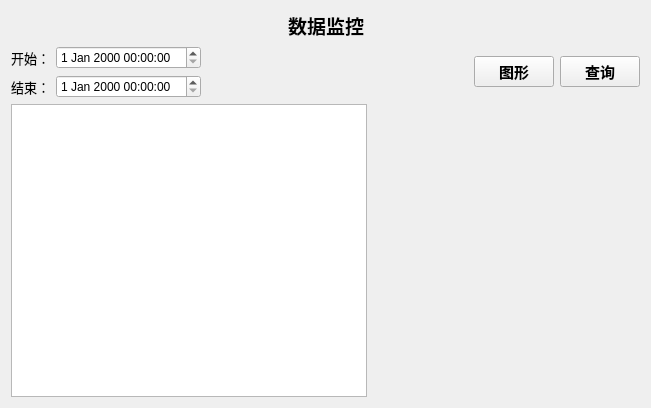
<?xml version="1.0" encoding="UTF-8"?>
<ui version="4.0">
 <class>adminDataMessage</class>
 <widget class="QWidget" name="adminDataMessage">
  <property name="geometry">
   <rect>
    <x>0</x>
    <y>0</y>
    <width>651</width>
    <height>408</height>
   </rect>
  </property>
  <property name="windowTitle">
   <string>Form</string>
  </property>
  <layout class="QGridLayout" name="gridLayout">
   <item row="0" column="0">
    <layout class="QVBoxLayout" name="verticalLayout_2">
     <item>
      <layout class="QHBoxLayout" name="horizontalLayout">
       <item>
        <spacer name="horizontalSpacer">
         <property name="orientation">
          <enum>Qt::Horizontal</enum>
         </property>
         <property name="sizeHint" stdset="0">
          <size>
           <width>40</width>
           <height>20</height>
          </size>
         </property>
        </spacer>
       </item>
       <item>
        <widget class="QLabel" name="label">
         <property name="font">
          <font>
           <family>微软雅黑</family>
           <pointsize>14</pointsize>
           <weight>75</weight>
           <bold>true</bold>
          </font>
         </property>
         <property name="text">
          <string>数据监控</string>
         </property>
         <property name="alignment">
          <set>Qt::AlignCenter</set>
         </property>
        </widget>
       </item>
       <item>
        <spacer name="horizontalSpacer_2">
         <property name="orientation">
          <enum>Qt::Horizontal</enum>
         </property>
         <property name="sizeHint" stdset="0">
          <size>
           <width>40</width>
           <height>20</height>
          </size>
         </property>
        </spacer>
       </item>
      </layout>
     </item>
     <item>
      <layout class="QHBoxLayout" name="horizontalLayout_4" stretch="20,0,0">
       <item>
        <layout class="QVBoxLayout" name="verticalLayout">
         <item>
          <layout class="QHBoxLayout" name="horizontalLayout_3">
           <item>
            <widget class="QLabel" name="label_2">
             <property name="font">
              <font>
               <family>微软雅黑</family>
               <pointsize>10</pointsize>
              </font>
             </property>
             <property name="text">
              <string>开始：</string>
             </property>
            </widget>
           </item>
           <item>
            <widget class="QDateTimeEdit" name="dateTimeEditStart"/>
           </item>
           <item>
            <spacer name="horizontalSpacer_3">
             <property name="orientation">
              <enum>Qt::Horizontal</enum>
             </property>
             <property name="sizeHint" stdset="0">
              <size>
               <width>13</width>
               <height>20</height>
              </size>
             </property>
            </spacer>
           </item>
          </layout>
         </item>
         <item>
          <layout class="QHBoxLayout" name="horizontalLayout_2">
           <item>
            <widget class="QLabel" name="label_3">
             <property name="font">
              <font>
               <family>微软雅黑</family>
               <pointsize>10</pointsize>
              </font>
             </property>
             <property name="text">
              <string>结束：</string>
             </property>
            </widget>
           </item>
           <item>
            <widget class="QDateTimeEdit" name="dateTimeEditStop"/>
           </item>
           <item>
            <spacer name="horizontalSpacer_4">
             <property name="orientation">
              <enum>Qt::Horizontal</enum>
             </property>
             <property name="sizeHint" stdset="0">
              <size>
               <width>13</width>
               <height>20</height>
              </size>
             </property>
            </spacer>
           </item>
          </layout>
         </item>
        </layout>
       </item>
       <item>
        <widget class="QPushButton" name="btnshape">
         <property name="font">
          <font>
           <family>微软雅黑</family>
           <pointsize>11</pointsize>
           <weight>75</weight>
           <bold>true</bold>
          </font>
         </property>
         <property name="text">
          <string>图形</string>
         </property>
        </widget>
       </item>
       <item>
        <widget class="QPushButton" name="pushButton">
         <property name="font">
          <font>
           <family>微软雅黑</family>
           <pointsize>11</pointsize>
           <weight>75</weight>
           <bold>true</bold>
          </font>
         </property>
         <property name="text">
          <string>查询</string>
         </property>
        </widget>
       </item>
      </layout>
     </item>
     <item>
      <layout class="QHBoxLayout" name="horizontalLayout_5" stretch="20,15">
       <item>
        <widget class="QTableView" name="tableView"/>
       </item>
       <item>
        <widget class="QWidget" name="chartWidget" native="true"/>
       </item>
      </layout>
     </item>
    </layout>
   </item>
  </layout>
 </widget>
 <resources/>
 <connections/>
</ui>
